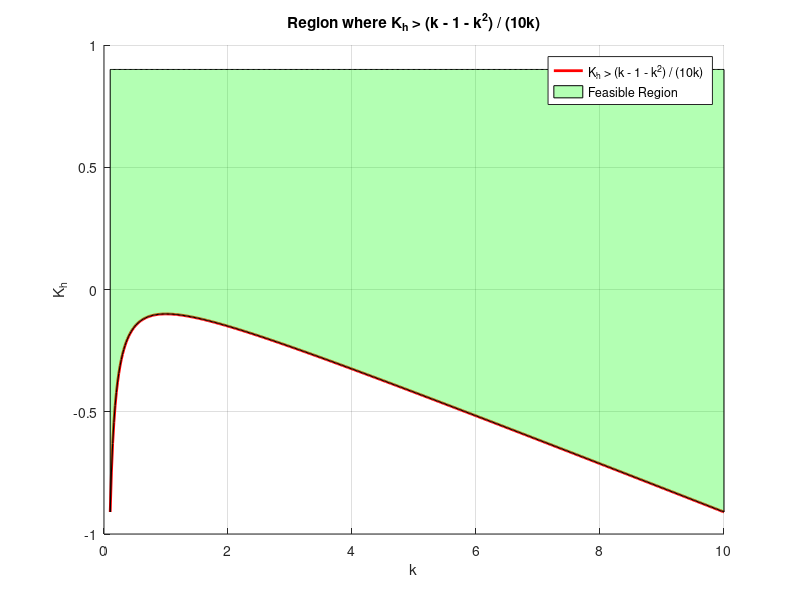

Source code (MATLAB):
% Define the range for k
k = linspace(0.1, 10, 500); % Avoid k=0 to prevent division by zero

% Compute the values for Kh based on the inequality
Kh = (k - 1 - k.^2) ./ (10 * k);

% Plot the inequality
figure;
hold on;
plot(k, Kh, 'r', 'LineWidth', 2);

% Define a range for Kh
Kh_min = min(Kh) - 1;
Kh_max = max(Kh) + 1;

% Shade the region where the inequality holds
fill([k, fliplr(k)], [Kh_max*ones(size(k)), fliplr(Kh)], 'g', 'FaceAlpha', 0.3);

% Add labels and legend
xlabel('k');
ylabel('K_h');
title('Region where K_h > (k - 1 - k^2) / (10k)');
legend('K_h > (k - 1 - k^2) / (10k)', 'Feasible Region', 'Location', 'Best');
grid on;
hold off;

